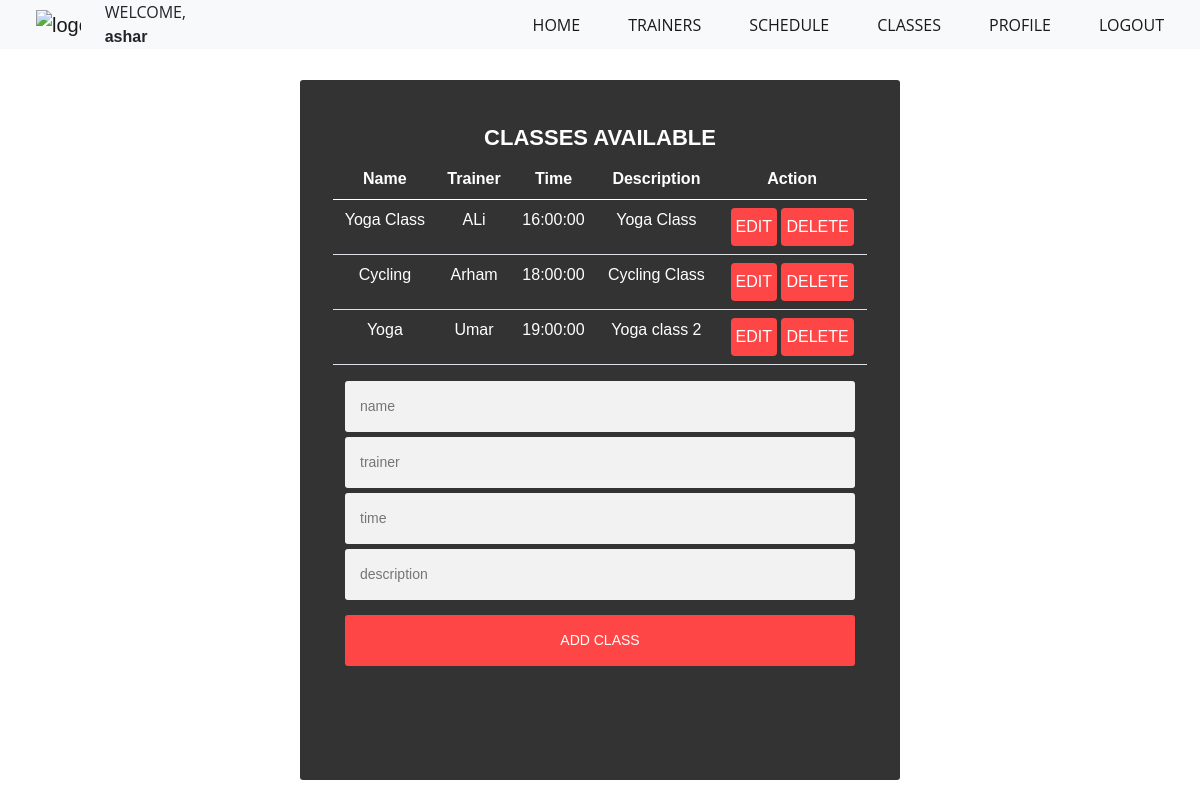
Screenshot of /gym-classes.php (signed in) with the database file from the repository.
### tables this page shows
CREATE TABLE `gymclass` (
  `id` int(11) NOT NULL,
  `name` varchar(255) NOT NULL,
  `trainer` varchar(255) NOT NULL,
  `time` time NOT NULL,
  `description` varchar(255) NOT NULL
);

### view-all-classes.php (called while the page is built)
<?php
$query = "SELECT * FROM gymclass";
$gymClasses = mysqli_query($db, $query);

### gym-classes.php (the view, shortened to what this page needs)
<?php
include('server.php');
?>
<!DOCTYPE html>
<html lang="en">
<head>
    <link rel="stylesheet" href="https://stackpath.bootstrapcdn.com/font-awesome/4.7.0/css/font-awesome.min.css">
    <link rel="stylesheet" href="assets/css/bootstrap.min.css">
    <link rel="stylesheet" href="assets/plugins/OwlCarousel2-2.3.4/dist/assets/owl.carousel.min.css">
    <link rel="stylesheet" href="assets/plugins/OwlCarousel2-2.3.4/dist/assets/owl.theme.default.min.css">
    <link rel="stylesheet" href="assets/plugins/lightbox2-2.11.1/dist/css/lightbox.min.css">
    <link rel="stylesheet" href="assets/css/styles.css">
</head>
<body>
    <nav class="navbar navbar-expand-lg navbar-light bg-light sticky py-0 m-0">
        <div class="container-fluid">
            <a class="navbar-brand mx-4" href="#"><img class="img-fluid" src="./assets/images/gym_logo.png" alt="logo" width="50" height="50"></a>
            <?php if (isset($_SESSION["username"])) : ?>
                <p class="nav-item m-0 p-0">WELCOME, <strong> <?php echo $_SESSION['username']; ?></strong></p>
            <?php endif ?>
            <div class="collapse navbar-collapse justify-content-end" id="navbarNav">
                <ul class="navbar-nav ">
                    <li class="nav-item mx-3"><a class="nav-link active" href="home.php">HOME</a></li>
                    <li class="nav-item mx-3"><a class="nav-link active" href="#">TRAINERS</a></li>
                    <li class="nav-item mx-3"><a class="nav-link active" href="#">SCHEDULE</a></li>
                    <li class="nav-item mx-3"><a class="nav-link active" href="#">CLASSES</a></li>
                    <li class="nav-item mx-3"><a class="nav-link active" href="view-user.php?profile='1'">PROFILE</a></li>
                    <li class="nav-item mx-3"><a class="nav-link active" href="home.php?logout='1'">LOGOUT</a></li>
                </ul>
            </div>
        </div>
    </nav>
    <section class="main p-0 m-0">
        <div class="container-fluid">
            <div class="row">
                <div class="col-md-12  p-0 m-0">
                    <div class="carousel-caption main-content form2">
                        <h1>CLASSES AVAILABLE</h1>
                        <?php include('view-all-classes.php'); ?>
                        <div class="row justify-content-center">
                            <?php if ($_SESSION['isadmin'] == 1) :  ?>
                                <table class="table">
                                    <thead>
                                        <tr>
                                            <th>Name</th>
                                            <th>Trainer</th>
                                            <th>Time</th>
                                            <th>Description</th>
                                            <th colspan="2">Action</th>
                                        </tr>
                                    </thead>
                                    <?php
                                    while ($row = $gymClasses->fetch_assoc()) : ?>
                                        <tr>
                                            <td><?php echo $row['name'];  ?></td>
                                            <td><?php echo $row['trainer'];  ?></td>
                                            <td><?php echo $row['time'];  ?></td>
                                            <td><?php echo $row['description'];  ?></td>
                                            <td>
                                                <a href="gym-classes.php?adminEditClass=<?php echo $row['name'];  ?> " class="btn px-1">Edit</a>
                                                <a href="gym-classes.php?adminDeleteClass=<?php echo $row['id'];  ?>" class="btn px-1">Delete</a>
                                            </td>
                                        </tr>
                                    <?php
                                    endwhile ?>
                                </table>
                                <form id="form" class="signup-form" method="POST" action="gym-classes.php">
                                    <input name="name" type="text" placeholder="name" id="name"><br>
                                    <input name="trainer" type="text" placeholder="trainer" id="trainer"><br>
                                    <input name="time" type="text" placeholder="time" id="time"><br>
                                    <input name="description" type="text" placeholder="description" id="description"><br>
                                    <button type="submit" name="adminAddGymClass">Add Class</button>
                                </form>
                            <?php endif ?>
                        </div>
                    </div>
                </div>
            </div>
        </div>
    </section>
</body>
</html>

### assets/css/styles.css (style rules this page uses)
* { box-sizing: border-box; font-family: Raleway, Helvetica, sans-serif; }
a { text-decoration: none!important; display: inline-block }
a, button, li, p { font-family: "Open Sans", Helvetica, sans-serif }
tr, td { color: white; }
.heading, h1, h2, h3, h4, h5, h6 { font-weight: 700; text-transform: uppercase; font-size: 22px }
li, ul { margin: 0; padding: 0; list-style: none }
.sticky { position: fixed; width: 100%; z-index: 1000; transition: .5s; background-color: #fff; animation: fade 1s }
body, html { padding: 0; margin: 0 }
.form2 { position: absolute; top: 10%; font-family: Raleway, Helvetica, sans-serif; width: 50%; background: rgba(0, 0, 0, 0.8); padding: 45px; text-align: center; border-radius: 3px; justify-content: center; left: 25%; }
.form2 input { font-family: Raleway, Helvetica, sans-serif; outline: 1; background: #f2f2f2; width: 100%; border: 0; margin: 0 0 5px; padding: 15px; box-sizing: border-box; font-size: 14px; border-radius: 3px; }
.form2 button { font-family: Raleway, Helvetica, sans-serif; text-transform: uppercase; outline: 0; background: #ff4646; width: 100%; border: 0; padding: 15px; color: #FFFFFF; font-size: 14px; cursor: pointer; border-radius: 3px; margin: 10px 0 10px; }
.form2 .btn { font-family: Raleway, Helvetica, sans-serif; text-transform: uppercase; background: #ff4646; color: #FFFFFF; }

### rows the page displays
gymclass: name "Yoga Class", trainer "ALi", time "16:00:00", description "Yoga Class"
gymclass: name "Cycling", trainer "Arham", time "18:00:00", description "Cycling Class"
gymclass: name "Yoga", trainer "Umar", time "19:00:00", description "Yoga class 2"

### other values shown
$_SESSION['username'] "ashar"
